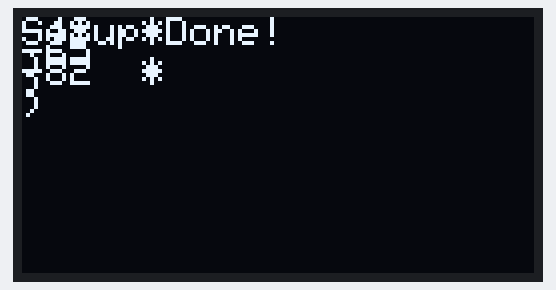
Bench run of a sketch on a simulated ESP8266 (NodeMCU). Parts: 128×64 one-colour display. The display library's start-up logo is not drawn; a WiFi scan finds three made-up networks; what the sketch prints to the serial monitor is not drawn.

Above: at 6.4 s.

The sketch:

Amica_wifi_oled.ino
```cpp
/*
    This sketch demonstrates how to scan WiFi networks.
    The API is almost the same as with the WiFi Shield library,
    the most obvious difference being the different file you need to include:
*/
#include "ESP8266WiFi.h"

#include <SPI.h>
#include <Wire.h>
#include <Adafruit_GFX.h>
#include <Adafruit_SSD1306.h>

#include <SPI.h>
#include <Wire.h>
#include <Adafruit_GFX.h>
#include <Adafruit_SSD1306.h>

#define OLED_RESET LED_BUILTIN//4
Adafruit_SSD1306 display(OLED_RESET);

#if (SSD1306_LCDHEIGHT != 64)
#error("Height incorrect, please fix Adafruit_SSD1306.h!");
#endif

void setup() {
  Serial.begin(115200);

  // Set WiFi to station mode and disconnect from an AP if it was previously connected
  WiFi.mode(WIFI_STA);
  WiFi.disconnect();
  delay(100);

  display.begin(SSD1306_SWITCHCAPVCC, 0x3c);  // initialize with the I2C addr 0x3D (for the 128x64)
  // init done

  // Show image buffer on the display hardware.
  // Since the buffer is intialized with an Adafruit splashscreen
  // internally, this will display the splashscreen.
  display.display();
  delay(2000);

  // Clear the buffer.
  display.clearDisplay(); display.begin(SSD1306_SWITCHCAPVCC, 0x3c);  // initialize with the I2C addr 0x3D (for the 128x64)
  // init done

  // Show image buffer on the display hardware.
  // Since the buffer is intialized with an Adafruit splashscreen
  // internally, this will display the splashscreen.
  display.display();
  delay(2000);

  // Clear the buffer.
  display.clearDisplay();

  display.setTextSize(1);
  display.setTextColor(WHITE);
  display.setCursor(0, 0); display.setTextSize(1);
  display.setTextColor(WHITE);
  display.setCursor(0, 0);
  display.println("Setup Done!");
  display.display();
  delay(1);

// display.display();
//Serial.println("Setup done");
}

void loop() {
  Serial.println("scan start");

  // WiFi.scanNetworks will return the number of networks found
  int n = WiFi.scanNetworks();
  Serial.println("scan done");
  if (n == 0)
    Serial.println("no networks found");
  else
  {
    Serial.print(n);
    Serial.println(" networks found");
    for (int i = 0; i < n; ++i)
    {
      // Print SSID and RSSI for each network found
      Serial.print(i + 1);
      Serial.print(": ");
      Serial.print(WiFi.SSID(i));
      Serial.print(" (");

      display.setCursor(0, i*5);
      display.println(WiFi.RSSI(i));
      display.println(")");
       display.setCursor(30, i*5);
      display.println((WiFi.encryptionType(i) == ENC_TYPE_NONE) ? " " : "*");

      display.display();

      Serial.print(WiFi.RSSI(i));
      Serial.print(")");
      Serial.println((WiFi.encryptionType(i) == ENC_TYPE_NONE) ? " " : "*");
      delay(10);
    }
  }
  Serial.println("");

  // Wait a bit before scanning again
  delay(5000);
}
```
